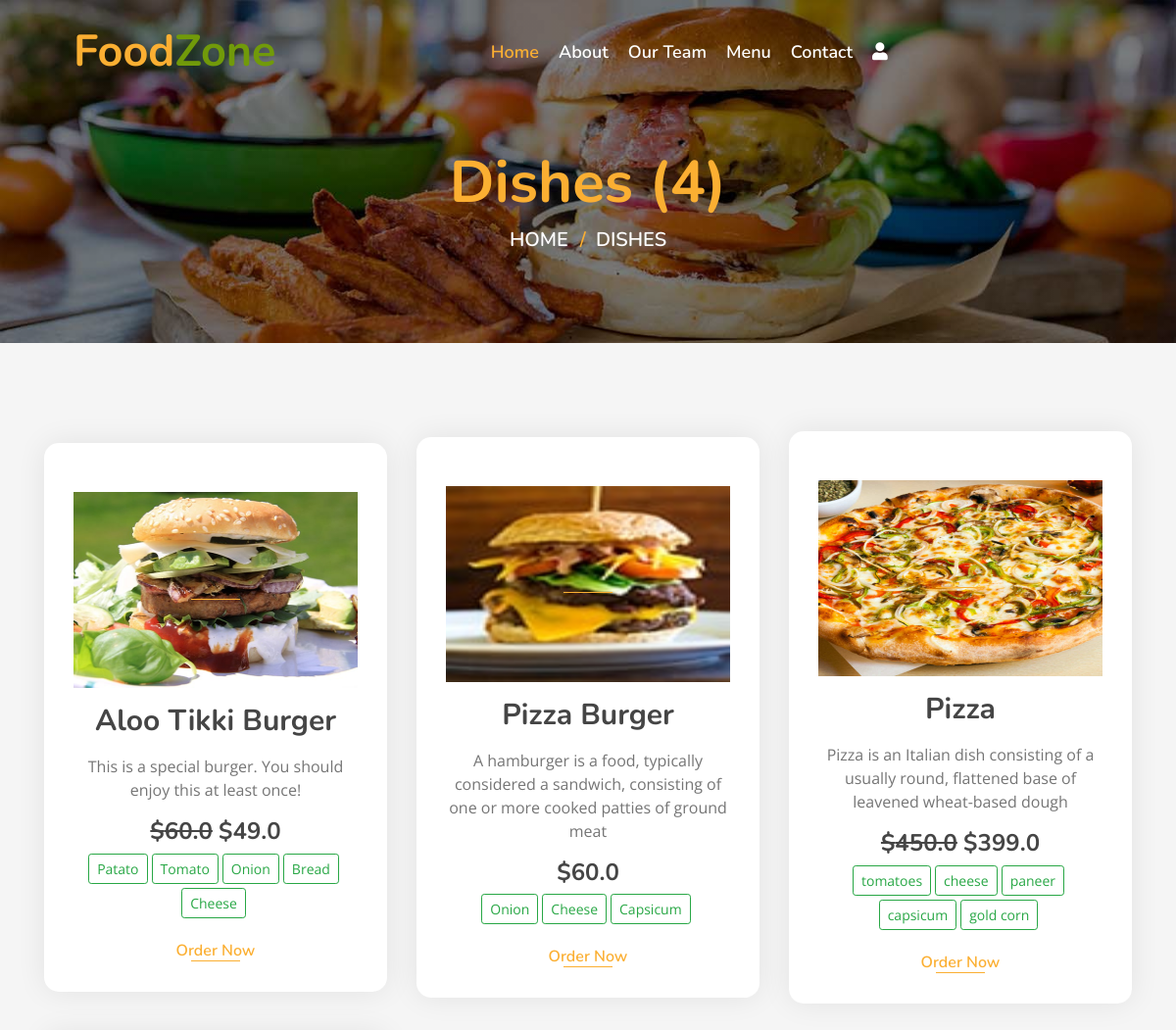
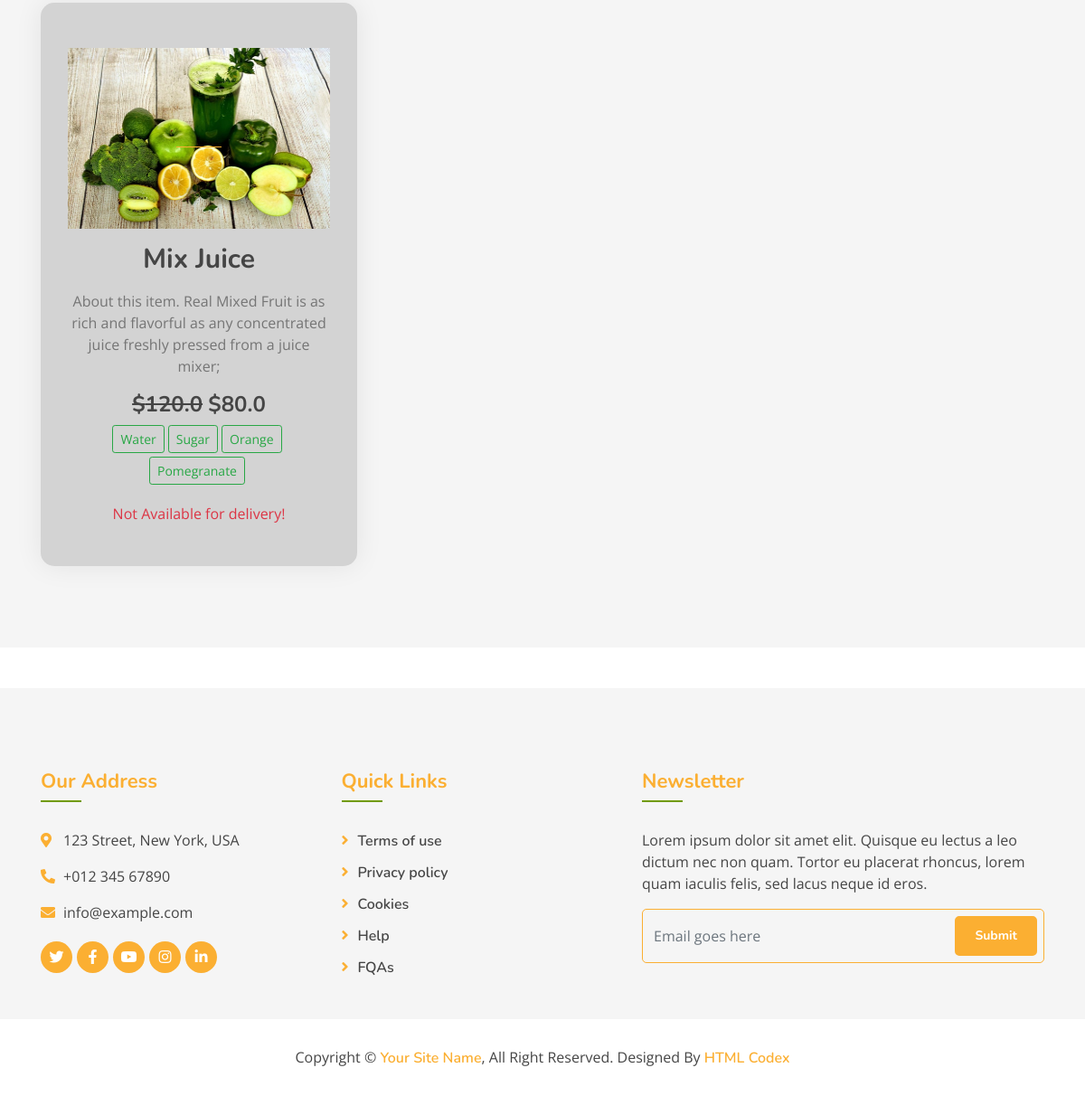
Screenshot of /dishes/ with the database file from the repository (2 pictures, top to bottom).
### myapp/models.py (models this page shows, shortened)
class Dish(models.Model):
    name = models.CharField(max_length=200, unique=True)
    image = models.ImageField(upload_to='dishes/%Y/%m/%d')
    ingredients = models.TextField()
    details = models.TextField(blank=True)
    category = models.ForeignKey(Category, on_delete=models.CASCADE)
    price = models.FloatField()
    discounted_price = models.FloatField(blank=True)
    is_available = models.BooleanField(default=True)
    added_on = models.DateTimeField(auto_now_add=True)
    updated_on = models.DateTimeField(auto_now=True)
    class Meta:
        verbose_name_plural ="Dish Table"

### myapp/views.py (the view)
# urls.py: path('dishes/',views.all_dishes,name="all_dishes"),
def all_dishes(request):
    context={}
    dishes = Dish.objects.all()
    if "q" in request.GET:
        id = request.GET.get("q")
        dishes = Dish.objects.filter(category__id=id)
        context['dish_category'] = Category.objects.get(id=id).name
    context['dishes'] = dishes
    return render(request,'all_dishes.html', context)

### template/all_dishes.html (shortened to what this page needs)
{% extends "base.html" %}
{% block content %}
<div class="page-header mb-0">
    <div class="container">
        <div class="row">
            <div class="col-12">
                <h2>{% if dish_category %} {{dish_category}} {% else %}Dishes {% endif %}({{dishes|length}})</h2>
            </div>
            <div class="col-12">
                <a href="/">Home</a>
                <a href="/dishes">Dishes</a>
            </div>
        </div>
    </div>
</div>
<div class="food mt-0">
    <div class="container">
        <div class="row align-items-center">
        {% for i in dishes %}
            <div class="col-md-4">
                {% if i.is_available %}
                <div class="food-item">
                {% else %}
                <div class="food-item" style="background-color: lightgray;">
                {% endif %}
                    <a href="/media/{{i.image}}" target="_blank"><img src="/media/{{i.image}}" style="height: 200px;width: 100%;"></a>
                    <h2 class="my-3">{{i.name}}</h2>
                    <p>
                        {{i.details}}
                    </p>
                    <h4 class="menu-text" style="font-weight: normal;">
                        {% if i.price != i.discounted_price %}
                            <strong><del>&dollar;{{i.price}}</del></strong>
                        {% endif %}
                            <strong>&dollar;{{i.discounted_price}}</strong>
                    </h4>
                    <p>
                    </p>
                    {% if i.is_available %}
                    <a href="{% url 'dish' id=i.id %}">Order Now</a>
                    {% else %}
                        <p class="text-danger">Not Available for delivery!</p>
                    {% endif %}
                </div>
            </div>
        {% endfor %}
        </div>
    </div>
</div>
{% endblock %}

### static/css/style.css (style rules this page uses)
body { color: #757575; background: #ffffff; font-family: 'open sans', sans-serif; }
h1, h2, h3, h4, h5, h6 { color: #454545; font-family: 'Nunito', sans-serif; }
a { font-family: 'Nunito', sans-serif; font-weight: 600; color: #fbaf32; transition: .3s; }
.page-header { position: relative; margin-bottom: 45px; padding: 150px 0 90px 0; text-align: center; background: linear-gradient(rgba(0, 0, 0, .5), rgba(0, 0, 0, .5)), url(../img/page-header.jpg); background-position: center; background-repeat: no-repeat; background-size: cover; }
.page-header h2 { position: relative; color: #fbaf32; font-size: 60px; font-weight: 700; }
.page-header a { position: relative; padding: 0 12px; font-size: 20px; text-transform: uppercase; color: #ffffff; }
.page-header a::after { position: absolute; content: "/"; width: 8px; height: 8px; top: -1px; right: -7px; text-align: center; color: #fbaf32; }
.page-header a:last-child::after { display: none; }
.food { position: relative; width: 100%; padding: 90px 0 60px 0; margin: 45px 0; background: rgba(0, 0, 0, .04); }
.food .food-item { position: relative; width: 100%; margin-bottom: 30px; padding: 50px 30px 30px; text-align: center; background: #ffffff; border-radius: 15px; box-shadow: 0 0 30px rgba(0, 0, 0, .08); transition: .3s; }
.food .food-item h2 { font-size: 30px; font-weight: 700; }
.food .food-item a { position: relative; font-size: 16px; }
.food .food-item a::after { position: absolute; content: ""; width: 50px; height: 1px; bottom: 0; left: calc(50% - 25px); background: #fbaf32; transition: .3s; }

### rows the page displays
Dish: image (picture), name "Aloo Tikki Burger", details "This is a special burger. You should enjoy this at least once!", price "60.0", discounted_price "49.0", is_available "Order Now"
Dish: image (picture), name "Pizza Burger", details "A hamburger is a food, typically considered a sandwich, consisting of one or more cooked patties of ground meat", discounted_price "60.0", is_available "Order Now"
Dish: image (picture), name "Pizza", details "Pizza is an Italian dish consisting of a usually round, flattened base of leavened wheat-based dough", price "450.0", discounted_price "399.0", is_available "Order Now"
Dish: image (picture), name "Mix Juice", details "About this item. Real Mixed Fruit is as rich and flavorful as any concentrated juice freshly pressed from a juice mixer;", price "120.0", discounted_price "80.0", is_available "Not Available for delivery!"

### other values shown
{{ dishes|length }} "4"
